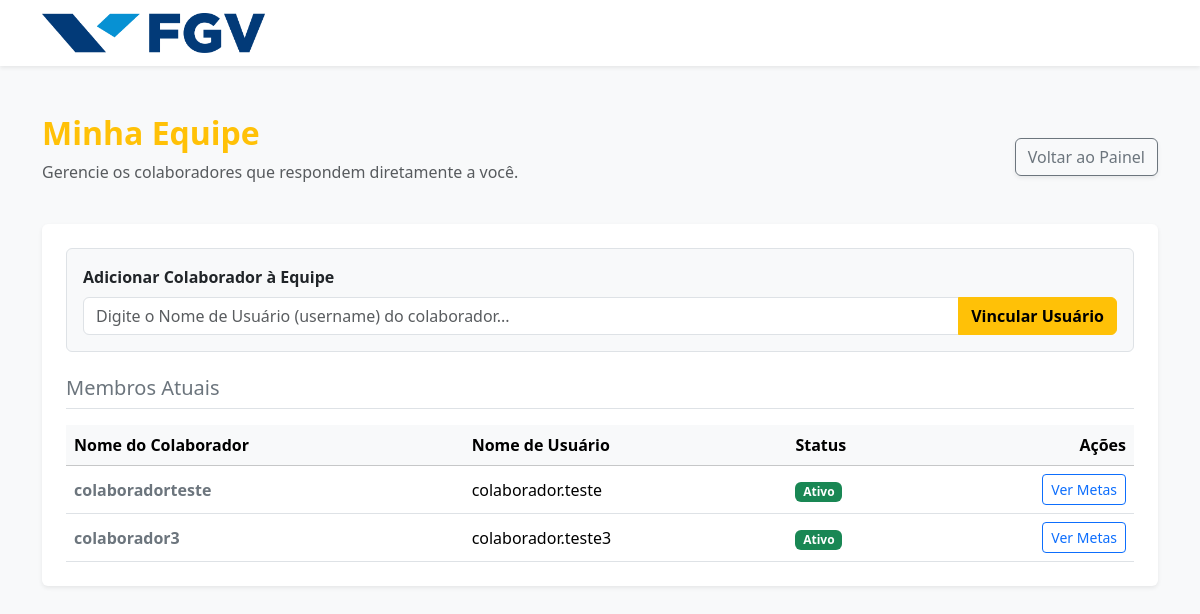
Page /equipe (signed in) on the committed database.
### app/models/user.py (models this page shows)
class User(Base):
    __tablename__ = "users"
    id = Column(Integer, primary_key=True, index=True)
    nome = Column(String, nullable=False)
    username = Column(String, unique=True, index=True, nullable=False)
    hashed_password = Column(String, nullable=False)
    is_gestor = Column(Boolean, default=False)
    gestor_id = Column(Integer, ForeignKey("users.id"), nullable=True)
    is_active = Column(Boolean, default=True)
    metas = relationship("Meta", back_populates="dono")

### app/main.py (the view)
@app.get("/equipe", response_class=HTMLResponse)
def equipe_page(request: Request, db: Session = Depends(get_db)):
    nome_usuario = request.cookies.get("usuario_logado")
    if not nome_usuario:
        return RedirectResponse(url="/login", status_code=status.HTTP_303_SEE_OTHER)
    gestor = db.query(user.User).filter(user.User.nome == nome_usuario).first()
    if not gestor or not gestor.is_gestor:
        return RedirectResponse(url="/painel", status_code=status.HTTP_303_SEE_OTHER)
    minha_equipe = db.query(user.User).filter(user.User.gestor_id == gestor.id).all()
    return templates.TemplateResponse(
        "equipe.html",
        {"request": request, "usuario": nome_usuario, "equipe": minha_equipe}
    )

### app/templates/equipe.html (shortened to what this page needs)
{% extends "base.html" %}
{% block content %}
<div class="row mb-4 align-items-center">
    <div class="col-md-8">
        <h2 class="text-warning fw-bold">Minha Equipe</h2>
        <p class="text-muted">Gerencie os colaboradores que respondem diretamente a você.</p>
    </div>
    <div class="col-md-4 text-md-end">
        <a href="/painel" class="btn btn-outline-secondary shadow-sm">Voltar ao Painel</a>
    </div>
</div>
<div class="card shadow-sm border-0">
    <div class="card-body p-4">
        <form action="/equipe/adicionar" method="POST" class="mb-4 bg-light p-3 rounded border">
            <label for="username_colaborador" class="form-label fw-bold">Adicionar Colaborador à Equipe</label>
            <div class="input-group">
                <input type="text" class="form-control" id="username_colaborador" name="username_colaborador" placeholder="Digite o Nome de Usuário (username) do colaborador..." required>
                <button type="submit" class="btn btn-warning fw-bold">Vincular Usuário</button>
            </div>
        </form>
        <h5 class="text-secondary border-bottom pb-2 mb-3">Membros Atuais</h5>
        <div class="table-responsive">
            <table class="table table-hover align-middle mb-0">
                <thead class="table-light">
                    <tr>
                        <th>Nome do Colaborador</th>
                        <th>Nome de Usuário</th>
                        <th>Status</th>
                        <th class="text-end">Ações</th>
                    </tr>
                </thead>
                <tbody>
                    {% for membro in equipe %}
                    <tr>
                        <td class="fw-bold text-secondary">{{ membro.nome }}</td>
                        <td>{{ membro.username }}</td>
                        <td>
                            <span class="badge {% if membro.is_active %}bg-success{% else %}bg-danger{% endif %}">
                                {% if membro.is_active %}Ativo{% else %}Inativo{% endif %}
                            </span>
                        </td>
                        <td class="text-end">
                            <a href="/equipe/{{ membro.id }}/metas"
                               class="btn btn-sm btn-outline-primary">Ver Metas</a>
                        </td>
                    </tr>
                    {% else %}
                    <tr>
                        <td colspan="4" class="text-center text-muted py-4">Nenhum colaborador vinculado a você ainda.</td>
                    </tr>
                    {% endfor %}
                </tbody>
            </table>
        </div>
    </div>
</div>
{% endblock %}

### rows in the picture
User: nome "colaboradorteste", username "colaborador.teste", is_active "Ativo"
User: nome "colaborador3", username "colaborador.teste3", is_active "Ativo"
